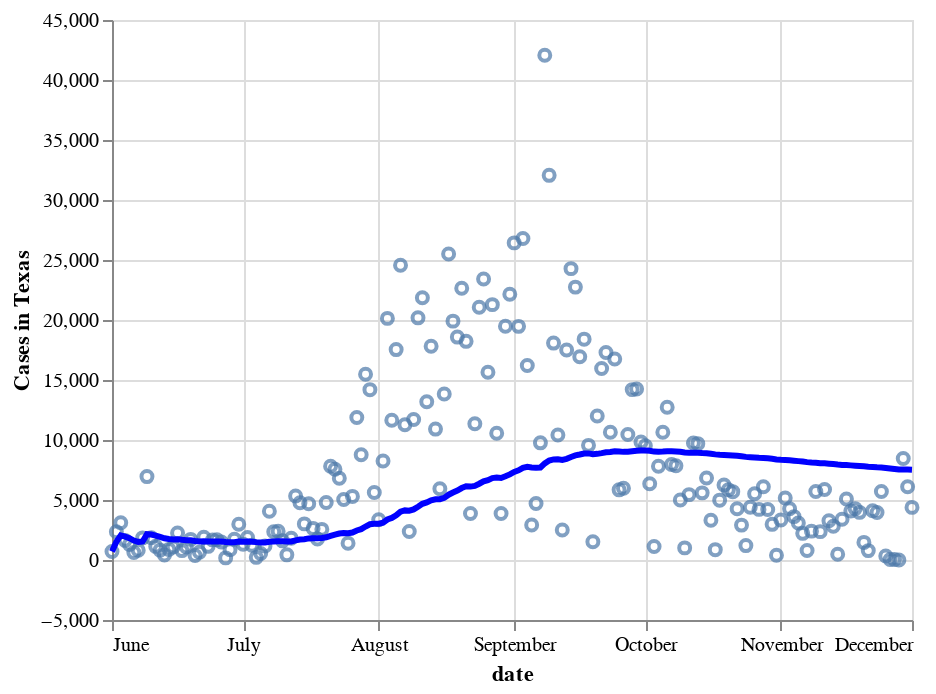

The notebook cell saved with this chart:
### Code cell
import altair as alt
selected_data=data.loc[data['state']=='Texas']   
line = alt.Chart(selected_data).mark_line(
color='blue',
size=3
).transform_window(
    rolling_mean='mean(cases)',
    
).encode(
    x='date:T',
    y='rolling_mean:Q'
)

points = alt.Chart(selected_data).mark_point().encode(
    x='date:T',
    y=alt.Y('cases:Q',
            axis=alt.Axis(title='Cases in Texas'))
)

points + line

### Figure 1 — Vega-Lite specification as saved in the notebook (floating-point values rounded to 4 significant figures; data arrays with more than 128 entries replaced by an {"elided": "..."} marker saying what was removed)
{"config": {"view": {"continuousWidth": 400, "continuousHeight": 300}}, "layer": [{"mark": "point", "encoding": {"x": {"field": "date", "type": "temporal"}, "y": {"axis": {"title": "Cases in Texas"}, "field": "cases", "type": "quantitative"}}}, {"mark": {"type": "line", "color": "blue", "size": 3}, "encoding": {"x": {"field": "date", "type": "temporal"}, "y": {"field": "rolling_mean", "type": "quantitative"}}, "transform": [{"window": [{"op": "mean", "field": "cases", "as": "rolling_mean"}]}]}], "data": {"name": "data-1e1d8039e15acc79f0fbba3d9b88c230"}, "$schema": "https://vega.github.io/schema/vega-lite/v4.17.0.json", "datasets": {"data-1e1d8039e15acc79f0fbba3d9b88c230": {"elided": "184 records"}}}
